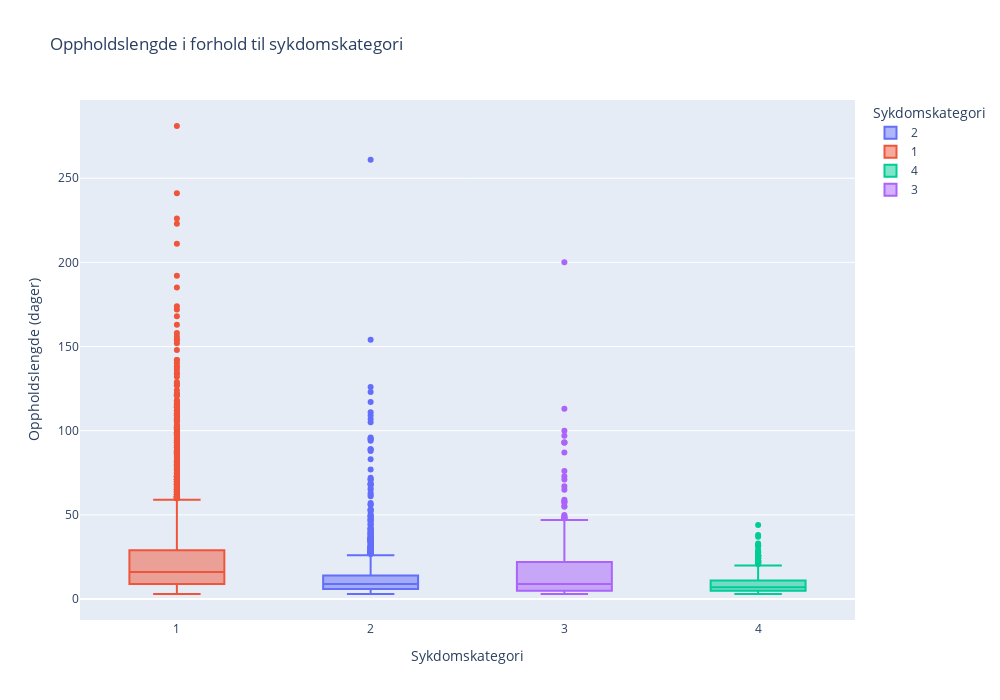

Here is the notebook cell this chart was saved with:
### Code cell
if behold_sykdomskategori:
    disease_cols = ['ARF/MOSF', 'COPD/CHF/Cirrhosis', 'Coma', 'Cancer']

    fig = px.box(
        train_df, 
        x='sykdomskategori',  
        y='oppholdslengde',  
        color='sykdomskategori',  
        title='Oppholdslengde i forhold til sykdomskategori',  
        labels={'oppholdslengde': 'Oppholdslengde (dager)', 'sykdomskategori': 'Sykdomskategori'},
        width=1000,
        height=700
    )

    fig.update_layout(xaxis={'categoryorder':'total descending'})

    fig.show()

### Figure 1 — Plotly figure (JSON) as saved in the notebook; plotly's stock layout.template omitted (floating-point values rounded to 4 significant figures; data arrays with more than 128 entries replaced by an {"elided": "..."} marker saying what was removed)
{"data": [{"alignmentgroup": "True", "hovertemplate": "Sykdomskategori=%{x}<br>Oppholdslengde (dager)=%{y}<extra></extra>", "legendgroup": "2", "marker": {"color": "#636efa"}, "name": "2", "notched": false, "offsetgroup": "2", "orientation": "v", "showlegend": true, "type": "box", "x": {"elided": "1655 int values"}, "x0": " ", "xaxis": "x", "y": {"elided": "1655 int values"}, "y0": " ", "yaxis": "y"}, {"alignmentgroup": "True", "hovertemplate": "Sykdomskategori=%{x}<br>Oppholdslengde (dager)=%{y}<extra></extra>", "legendgroup": "1", "marker": {"color": "#EF553B"}, "name": "1", "notched": false, "offsetgroup": "1", "orientation": "v", "showlegend": true, "type": "box", "x": {"elided": "2536 int values"}, "x0": " ", "xaxis": "x", "y": {"elided": "2536 int values"}, "y0": " ", "yaxis": "y"}, {"alignmentgroup": "True", "hovertemplate": "Sykdomskategori=%{x}<br>Oppholdslengde (dager)=%{y}<extra></extra>", "legendgroup": "4", "marker": {"color": "#00cc96"}, "name": "4", "notched": false, "offsetgroup": "4", "orientation": "v", "showlegend": true, "type": "box", "x": {"elided": "849 int values"}, "x0": " ", "xaxis": "x", "y": {"elided": "849 int values"}, "y0": " ", "yaxis": "y"}, {"alignmentgroup": "True", "hovertemplate": "Sykdomskategori=%{x}<br>Oppholdslengde (dager)=%{y}<extra></extra>", "legendgroup": "3", "marker": {"color": "#ab63fa"}, "name": "3", "notched": false, "offsetgroup": "3", "orientation": "v", "showlegend": true, "type": "box", "x": {"elided": "373 int values"}, "x0": " ", "xaxis": "x", "y": {"elided": "373 int values"}, "y0": " ", "yaxis": "y"}], "layout": {"boxmode": "overlay", "height": 700, "legend": {"title": {"text": "Sykdomskategori"}, "tracegroupgap": 0}, "title": {"text": "Oppholdslengde i forhold til sykdomskategori"}, "width": 1000, "xaxis": {"anchor": "y", "categoryarray": [2, 1, 4, 3], "categoryorder": "total descending", "domain": [0, 1], "title": {"text": "Sykdomskategori"}}, "yaxis": {"anchor": "x", "domain": [0, 1], "title": {"text": "Oppholdslengde (dager)"}}}}
